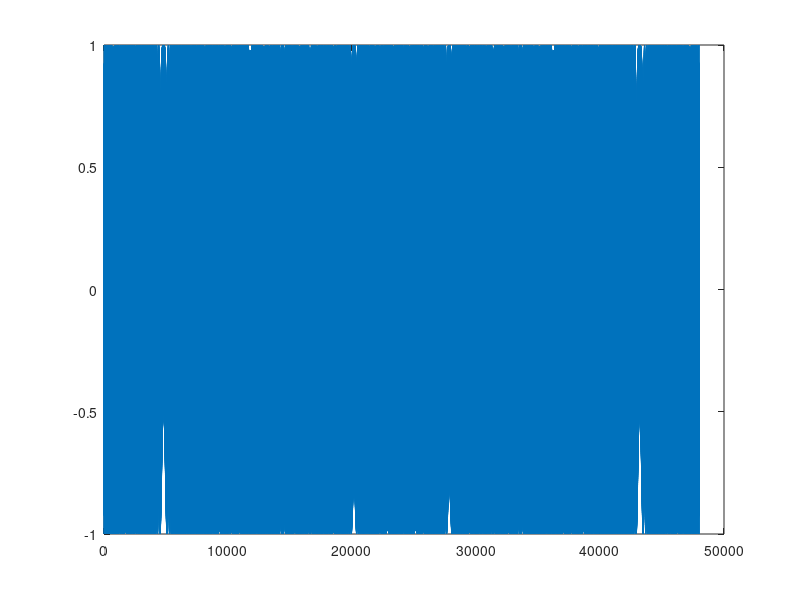

Write MATLAB code to recreate this figure.
clear
sf = 48000;
F = 15000;
B = 5000;
T = 0.1*B/1000;
offsetP = 0.005;

%% generate zig
N = T * sf;
t = 1/sf:1/sf:T;
K = B/T;

chirp = cos(2*pi.*(F.*t+K/2.*t.^2));
zig = [chirp flip(chirp)];
figure(1)
plot(zig)

%% generate 60 sec
empty = zeros(1,length(zig));
audio1 = [];
audio2 = [];
offset = 25/B*length(zig);
zigS = circshift(zig,offset);
for i = 1:60
    if mod(i,60) <15
        audio1 = [audio1 zig];
        audio2 = [audio2 empty];
        if mod(i,60)==14
           audio1 = [audio1 empty];
           audio2 = [audio2 empty]; 
        end
    elseif mod(i,60)<30
        audio1 = [audio1 empty];
        audio2 = [audio2 zig];
        if mod(i,45)==29
           audio1 = [audio1 empty];
           audio2 = [audio2 empty]; 
        end
    elseif mod(i,60)<45
        audio1 = [audio1 zig];
        audio2 = [audio2 zigS];
    else
        audio1 = [audio1 empty];
        audio2 = [audio2 empty];
    end
end

%%
audioData =[audio1',audio2'];
fileName = ['WithOff' num2str(F/1000) '-' num2str((F+B)/1000) 'k.wav'];

audiowrite(fileName,audioData,sf);



